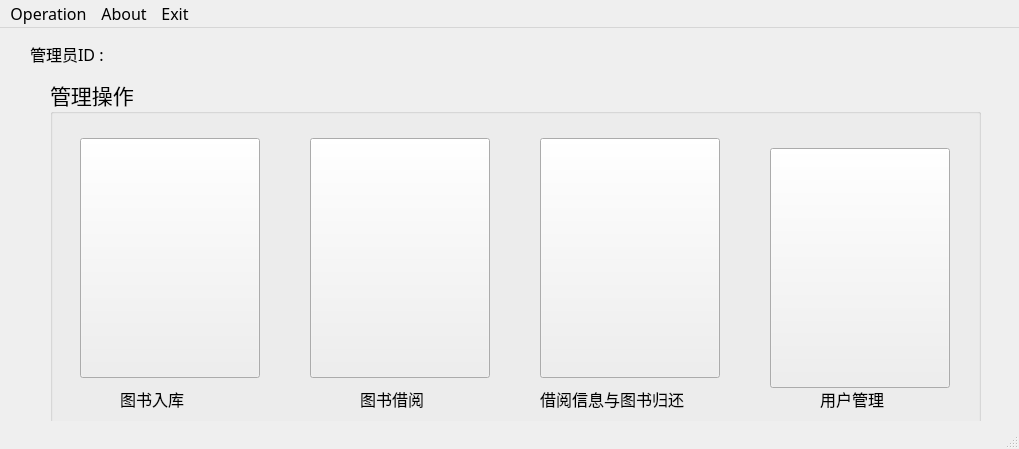
<?xml version="1.0" encoding="UTF-8"?>
<ui version="4.0">
 <class>AdminGUI</class>
 <widget class="QMainWindow" name="AdminGUI">
  <property name="geometry">
   <rect>
    <x>0</x>
    <y>0</y>
    <width>1019</width>
    <height>449</height>
   </rect>
  </property>
  <property name="font">
   <font>
    <family>宋体</family>
    <pointsize>12</pointsize>
   </font>
  </property>
  <property name="windowTitle">
   <string>管理员操作系统</string>
  </property>
  <widget class="QWidget" name="centralwidget">
   <widget class="QGroupBox" name="groupBox">
    <property name="geometry">
     <rect>
      <x>50</x>
      <y>50</y>
      <width>931</width>
      <height>351</height>
     </rect>
    </property>
    <property name="font">
     <font>
      <family>宋体</family>
      <pointsize>16</pointsize>
     </font>
    </property>
    <property name="title">
     <string>管理操作</string>
    </property>
    <widget class="QLabel" name="insertbooklabel">
     <property name="geometry">
      <rect>
       <x>70</x>
       <y>310</y>
       <width>91</width>
       <height>21</height>
      </rect>
     </property>
     <property name="font">
      <font>
       <family>宋体</family>
       <pointsize>12</pointsize>
      </font>
     </property>
     <property name="text">
      <string>图书入库</string>
     </property>
    </widget>
    <widget class="QLabel" name="borrowbooklabel">
     <property name="geometry">
      <rect>
       <x>310</x>
       <y>310</y>
       <width>91</width>
       <height>21</height>
      </rect>
     </property>
     <property name="font">
      <font>
       <family>宋体</family>
       <pointsize>12</pointsize>
      </font>
     </property>
     <property name="text">
      <string>图书借阅</string>
     </property>
    </widget>
    <widget class="QLabel" name="returnbooklabel">
     <property name="geometry">
      <rect>
       <x>490</x>
       <y>310</y>
       <width>191</width>
       <height>21</height>
      </rect>
     </property>
     <property name="font">
      <font>
       <family>宋体</family>
       <pointsize>12</pointsize>
      </font>
     </property>
     <property name="text">
      <string>借阅信息与图书归还</string>
     </property>
    </widget>
    <widget class="QLabel" name="manageuserlabel">
     <property name="geometry">
      <rect>
       <x>770</x>
       <y>310</y>
       <width>91</width>
       <height>21</height>
      </rect>
     </property>
     <property name="font">
      <font>
       <family>宋体</family>
       <pointsize>12</pointsize>
      </font>
     </property>
     <property name="text">
      <string>用户管理</string>
     </property>
    </widget>
    <widget class="QPushButton" name="insertbookbutton">
     <property name="geometry">
      <rect>
       <x>30</x>
       <y>60</y>
       <width>180</width>
       <height>240</height>
      </rect>
     </property>
     <property name="styleSheet">
      <string notr="true">#insertbookbutton {
	border-image : url(:/images/insert.png)
}</string>
     </property>
     <property name="text">
      <string/>
     </property>
    </widget>
    <widget class="QPushButton" name="borrowbookbutton">
     <property name="geometry">
      <rect>
       <x>260</x>
       <y>60</y>
       <width>180</width>
       <height>240</height>
      </rect>
     </property>
     <property name="styleSheet">
      <string notr="true">#borrowbookbutton {
	border-image : url(:/images/borrow.png);
}</string>
     </property>
     <property name="text">
      <string/>
     </property>
    </widget>
    <widget class="QPushButton" name="returnbookbutton">
     <property name="geometry">
      <rect>
       <x>490</x>
       <y>60</y>
       <width>180</width>
       <height>240</height>
      </rect>
     </property>
     <property name="styleSheet">
      <string notr="true">#returnbookbutton {
	border-image : url(:/images/return.png);
}</string>
     </property>
     <property name="text">
      <string/>
     </property>
    </widget>
    <widget class="QPushButton" name="manageuserbutton">
     <property name="geometry">
      <rect>
       <x>720</x>
       <y>70</y>
       <width>180</width>
       <height>240</height>
      </rect>
     </property>
     <property name="styleSheet">
      <string notr="true">#manageuserbutton {
	border-image : url(:/images/manageuser.png);
}</string>
     </property>
     <property name="text">
      <string/>
     </property>
    </widget>
   </widget>
   <widget class="QLabel" name="adminidlabel">
    <property name="geometry">
     <rect>
      <x>30</x>
      <y>10</y>
      <width>621</width>
      <height>31</height>
     </rect>
    </property>
    <property name="font">
     <font>
      <family>宋体</family>
      <pointsize>12</pointsize>
     </font>
    </property>
    <property name="text">
     <string>管理员ID : </string>
    </property>
   </widget>
   <widget class="QLabel" name="ticklabel">
    <property name="geometry">
     <rect>
      <x>10</x>
      <y>360</y>
      <width>31</width>
      <height>31</height>
     </rect>
    </property>
    <property name="styleSheet">
     <string notr="true">#ticklabel  {
	border-image : url(:/images/tick.png);
}</string>
    </property>
    <property name="text">
     <string/>
    </property>
   </widget>
  </widget>
  <widget class="QMenuBar" name="menubar">
   <property name="geometry">
    <rect>
     <x>0</x>
     <y>0</y>
     <width>1019</width>
     <height>26</height>
    </rect>
   </property>
   <widget class="QMenu" name="menuFile">
    <property name="title">
     <string>Operation</string>
    </property>
    <addaction name="actionInsert_Book"/>
    <addaction name="separator"/>
    <addaction name="actionBorrow_Book_2"/>
    <addaction name="separator"/>
    <addaction name="actionReturn_Book_2"/>
    <addaction name="separator"/>
    <addaction name="actionManage_User_2"/>
   </widget>
   <widget class="QMenu" name="menuAbout">
    <property name="title">
     <string>About</string>
    </property>
    <addaction name="actionAbout_Qt"/>
    <addaction name="separator"/>
    <addaction name="actionAbout_System"/>
   </widget>
   <widget class="QMenu" name="menuExit">
    <property name="title">
     <string>Exit</string>
    </property>
    <addaction name="actionExit"/>
    <addaction name="actionExit_2"/>
   </widget>
   <addaction name="menuFile"/>
   <addaction name="menuAbout"/>
   <addaction name="menuExit"/>
  </widget>
  <widget class="QStatusBar" name="statusbar"/>
  <action name="actionInsert_Book">
   <property name="icon">
    <iconset>
     <normaloff>:/images/insert.png</normaloff>:/images/insert.png</iconset>
   </property>
   <property name="text">
    <string>Insert Book</string>
   </property>
   <property name="font">
    <font>
     <family>宋体</family>
     <pointsize>10</pointsize>
    </font>
   </property>
   <property name="shortcut">
    <string>Ctrl+I</string>
   </property>
  </action>
  <action name="actionAbout_Qt">
   <property name="text">
    <string>About Qt</string>
   </property>
   <property name="font">
    <font>
     <family>宋体</family>
     <pointsize>10</pointsize>
    </font>
   </property>
  </action>
  <action name="actionBorrow_Book_2">
   <property name="icon">
    <iconset>
     <normaloff>:/images/borrow.png</normaloff>:/images/borrow.png</iconset>
   </property>
   <property name="text">
    <string>Borrow Book</string>
   </property>
   <property name="font">
    <font>
     <family>宋体</family>
     <pointsize>10</pointsize>
    </font>
   </property>
   <property name="shortcut">
    <string>Ctrl+B</string>
   </property>
  </action>
  <action name="actionReturn_Book_2">
   <property name="icon">
    <iconset>
     <normaloff>:/images/return.png</normaloff>:/images/return.png</iconset>
   </property>
   <property name="text">
    <string>Return Book</string>
   </property>
   <property name="font">
    <font>
     <family>宋体</family>
     <pointsize>10</pointsize>
    </font>
   </property>
   <property name="shortcut">
    <string>Ctrl+R</string>
   </property>
  </action>
  <action name="actionManage_User_2">
   <property name="icon">
    <iconset>
     <normaloff>:/images/manageuser.png</normaloff>:/images/manageuser.png</iconset>
   </property>
   <property name="text">
    <string>Manage User</string>
   </property>
   <property name="font">
    <font>
     <family>宋体</family>
     <pointsize>10</pointsize>
    </font>
   </property>
   <property name="shortcut">
    <string>Ctrl+M</string>
   </property>
  </action>
  <action name="actionAbout_System">
   <property name="text">
    <string>About System</string>
   </property>
   <property name="font">
    <font>
     <family>宋体</family>
     <pointsize>10</pointsize>
    </font>
   </property>
   <property name="shortcut">
    <string>Ctrl+A</string>
   </property>
  </action>
  <action name="actionExit">
   <property name="text">
    <string>Logout</string>
   </property>
   <property name="shortcut">
    <string>Ctrl+L</string>
   </property>
  </action>
  <action name="actionExit_2">
   <property name="text">
    <string>Exit</string>
   </property>
   <property name="shortcut">
    <string>Ctrl+E</string>
   </property>
  </action>
 </widget>
 <resources/>
 <connections/>
</ui>
